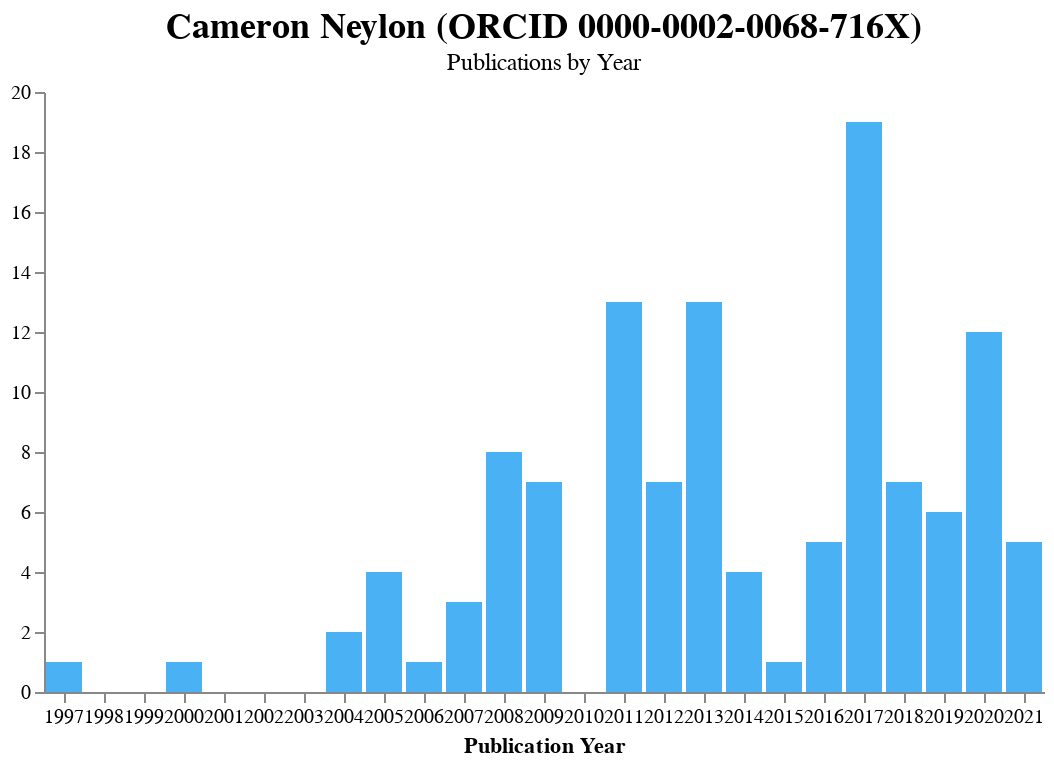

Notebook code cell kept with this figure:
### Markdown cell above
### Publications by year

Also handling years without any publications. Using the ResearchGraph color for publications.

### Code cell
plot_title = alt.TitleParams(f'{researcher["full_name"]} (ORCID {ORCID})', subtitle=['Publications by Year'])
alt.Chart(df, title=plot_title).mark_bar(color='#49B1F4').properties(width=500).encode(
    x=alt.X("publication_year:O", axis=alt.Axis(title='Publication Year', labelAngle=0, labelSeparation=10)),
    y=alt.Y("count:Q", impute=alt.ImputeParams(value=0, keyvals={"start": int(min(df['publication_year'].tolist())), "stop": datetime.now().year }), axis=alt.Axis(title=None))
).transform_aggregate(
    count='count(publication_year)',
    groupby=["publication_year"]
).configure_title(
    fontSize=18
).configure_axis(
    grid=False
).configure_view(
    strokeWidth=0
)

### Figure 1 — Vega-Lite specification as saved in the notebook (floating-point values rounded to 4 significant figures)
{"config": {"view": {"continuousWidth": 400, "continuousHeight": 300, "strokeWidth": 0}, "axis": {"grid": false}, "title": {"fontSize": 18}}, "data": {"name": "data-4b9de9c34805f0788ec46fa41b6945c8"}, "mark": {"type": "bar", "color": "#49B1F4"}, "encoding": {"x": {"type": "ordinal", "axis": {"labelAngle": 0, "labelSeparation": 10, "title": "Publication Year"}, "field": "publication_year"}, "y": {"type": "quantitative", "axis": {"title": null}, "field": "count", "impute": {"keyvals": {"start": 1997, "stop": 2021}, "value": 0}}}, "title": {"text": "Cameron Neylon (ORCID 0000-0002-0068-716X)", "subtitle": ["Publications by Year"]}, "transform": [{"aggregate": [{"op": "count", "field": "publication_year", "as": "count"}], "groupby": ["publication_year"]}], "width": 500, "$schema": "https://vega.github.io/schema/vega-lite/v4.8.1.json", "datasets": {"data-4b9de9c34805f0788ec46fa41b6945c8": [{"doi": "10.7717/peerj.11391", "publication_year": "2021", "title": "Mapping open knowledge institutions: an exploratory analysis of Australian universities"}, {"doi": "10.5281/zenodo.4893802", "publication_year": "2021", "title": "An Open Knowledge Base for the Netherlands: Report of a Community Workshop"}, {"doi": "10.5281/zenodo.4680985", "publication_year": "2021", "title": "A Tale of Two Societies"}, {"doi": "10.5281/zenodo.4663353", "publication_year": "2021", "title": "Reading Peer Review – What a dataset of peer review reports can teach us about changing research culture"}, {"doi": "10.1007/978-3-030-71305-8_36", "publication_year": "2021", "title": "Becoming Open Knowledge Institutions: Divergence, Dialogue and Diversity"}, {"doi": "10.7554/elife.57067", "publication_year": "2020", "title": "Meta-Research: Evaluating the impact of open access policies on research institutions"}, {"doi": "10.6084/m9.figshare.13010000.v1", "publication_year": "2020", "title": "The State of Altmetrics: A tenth anniversary celebration"}, {"doi": "10.6084/m9.figshare.13010000", "publication_year": "2020", "title": "The state of altmetrics: a tenth anniversary celebration"}, {"doi": "10.5281/zenodo.4040402", "publication_year": "2020", "title": "Codes and data for the analysis of open knowledge institution indicators: an Australian case study"}, {"doi": "10.5281/zenodo.3620964", "publication_year": "2020", "title": "Open Knowledge Institutions: Is there a future for the university in a networked world?"}, {"doi": "10.4000/proceedings.elpub.2020.20", "publication_year": "2020", "title": "Open access and research dissemination in Africa"}, {"doi": "10.4000/proceedings.elpub.2020.18", "publication_year": "2020", "title": "How Can We Use Social Media Data Related to OA Monographs"}, {"doi": "10.1201/9780429324383-2", "publication_year": "2020", "title": "Working with Web Data and APIs"}, {"doi": "10.1186/s41073-020-00099-8", "publication_year": "2020", "title": "MyCites: a proposal to mark and report inaccurate citations in scholarly publications"}, {"doi": "10.1162/qss_a_00052", "publication_year": "2020", "title": "A Longitudinal Analysis of University Rankings"}, {"doi": "10.1162/qss_a_00031", "publication_year": "2020", "title": "Comparison of bibliographic data sources: Implications for the robustness of university rankings"}, {"doi": "10.1101/2020.03.19.998542", "publication_year": "2020", "title": "Evaluating institutional open access performance: Sensitivity analysis"}, {"doi": "10.6084/m9.figshare.8845247.v1", "publication_year": "2019", "title": "Open Access inTentionality Score (OATS)"}, {"doi": "10.6084/m9.figshare.8312831", "publication_year": "2019", "title": "Number of crossref metadata article DOIs by funder - 2018"}, {"doi": "10.5281/zenodo.2554893", "publication_year": "2019", "title": "When is the Library Open? - Do Open Knowledge Commitments Match Open Access Aspirations?"}, {"doi": "10.5281/zenodo.2551448", "publication_year": "2019", "title": "Helping learned societies explore Plan S-compliant business models - A proposal"}, {"doi": "10.1101/750075", "publication_year": "2019", "title": "Comparison of bibliographic data sources: Implications for the robustness of university rankings"}, {"doi": "10.1002/leap.1228", "publication_year": "2019", "title": "Do we need to move from communication technology to user community? A new economic model of the journal as a club"}, {"doi": "10.5281/zenodo.3524662", "publication_year": "2018", "title": "Supporting Research Communications: a guide"}, {"doi": "10.5281/zenodo.1465401", "publication_year": "2018", "title": "Scholarly Communications Multilingual Lexicon"}, {"doi": "10.5281/zenodo.1447221", "publication_year": "2018", "title": "Supporting Research Communications: A Guide"}, {"doi": "10.5281/zenodo.1230342", "publication_year": "2018", "title": "The Visibility Of Open Access Monographs In A European Context: Full Report"}, {"doi": "10.21428/99f89a34", "publication_year": "2018", "title": "Open Knowledge Institutions"}, {"doi": "10.1629/uksg.404", "publication_year": "2018", "title": "Social infrastructures in research communication: a personal view of the FORCE11 story"}, {"doi": "10.1002/leap.1168", "publication_year": "2018", "title": "Getting the best out of data for open access monograph presses: A case study of UCL Press"}, {"doi": "10.5334/kula.7", "publication_year": "2017", "title": "Sustaining Scholarly Infrastructures through Collective Action: The Lessons that Olson can Teach us"}, {"doi": "10.4171/news/103/9", "publication_year": "2017", "title": "Results of a Worldwide Survey of Mathematicians on Journal Reform"}, {"doi": "10.3897/rio.3.e21773", "publication_year": "2017", "title": "Building a Culture of Data Sharing: Policy Design and Implementation for Research Data Management in Development Research"}, {"doi": "10.3897/rio.3.e21705", "publication_year": "2017", "title": "Compliance Culture or Culture Change? The role of funders in improving data management and sharing practice amongst researchers"}, {"doi": "10.3897/rio.3.e21704", "publication_year": "2017", "title": "Case Study: Indigenous Knowledge and Data Sharing"}, {"doi": "10.3897/rio.3.e21703", "publication_year": "2017", "title": "Case Study: Tobacco Economics Control Project"}, {"doi": "10.3897/rio.3.e21702", "publication_year": "2017", "title": "Case Study: HarassMap"}, {"doi": "10.3897/rio.3.e21701", "publication_year": "2017", "title": "Case Study: Brazilian Virtual Herbarium"}, {"doi": "10.3897/rio.3.e21700", "publication_year": "2017", "title": "Case Study: Neglected Health Issues in Niger"}, {"doi": "10.3897/rio.3.e21699", "publication_year": "2017", "title": "Case Study: Strengthening the Economic Committee of the National Assembly in Vietnam"}, {"doi": "10.3897/rio.3.e21698", "publication_year": "2017", "title": "Case Study: Derechos Digitales"}, {"doi": "10.3897/rio.3.e14672", "publication_year": "2017", "title": "Data Management Plan: IDRC Data Sharing Pilot Project"}, {"doi": "10.3233/isu-170824", "publication_year": "2017", "title": "Cloudy, increasingly FAIR; revisiting the FAIR Data guiding principles for the European Open Science Cloud"}, {"doi": "10.12688/f1000research.12037.2", "publication_year": "2017", "title": "A multi-disciplinary perspective on emergent and future innovations in peer review"}, {"doi": "10.12688/f1000research.11408.1", "publication_year": "2017", "title": "On the origin of nonequivalent states: How we can talk about preprints"}, {"doi": "10.1101/116756", "publication_year": "2017", "title": "Sustaining Scholarly Infrastructures through Collective Action: The lessons that Olson can teach us"}, {"doi": "10.1080/08109028.2017.1386949", "publication_year": "2017", "title": "A journal is a club: a new economic model for scholarly publishing"}, {"doi": "10.1057/palcomms.2017.10", "publication_year": "2017", "title": "Erratum: “Excellence R Us”: university research and the fetishisation of excellence"}, {"doi": "10.1057/palcomms.2016.105", "publication_year": "2017", "title": "“Excellence R Us”: university research and the fetishisation of excellence"}, {"doi": "10.6084/m9.figshare.4042530.v2", "publication_year": "2016", "title": "WikiCite 2016 Report"}, {"doi": "10.6084/m9.figshare.3413821.v1", "publication_year": "2016", "title": "Excellence R Us: University Research and the Fetishisation of Excellence"}, {"doi": "10.3897/rio.2.e8880", "publication_year": "2016", "title": "Exploring the opportunities and challenges of implementing open research strategies within development institutions"}, {"doi": "10.1101/092817", "publication_year": "2016", "title": "On the origin of nonequivalent states: how we can talk about preprints"}, {"doi": "10.1098/rsnr.2016.0032", "publication_year": "2016", "title": "Communities need journals"}, {"doi": "10.5281/zenodo.16271", "publication_year": "2015", "title": "Dissecting The Oa Citation Advantage: Bayesian Approaches Will Be Superior To Randomised Control Trials"}, {"doi": "10.6084/m9.figshare.964812.v3", "publication_year": "2014", "title": "Wellcome Trust Article Processing Charges by Article 2012/13"}, {"doi": "10.6084/m9.figshare.964812.v1", "publication_year": "2014", "title": "Article Processing Charges"}, {"doi": "10.4033/iee.2014.7.7.f", "publication_year": "2014", "title": "The four pillars of scholarly publishing: The future and a foundation"}, {"doi": "10.3789/isqv26no2.2014.07", "publication_year": "2014", "title": "Standardized Metadata Elements to Identify Access and License Information"}, {"doi": "10.6084/m9.figshare.660301.v1", "publication_year": "2013", "title": "Journals Publishing MRC (UK) funded output"}, {"doi": "10.6084/m9.figshare.660298.v1", "publication_year": "2013", "title": "Contribution of PLOS Journals to MRC (UK) output"}, {"doi": "10.6084/m9.figshare.650799.v1", "publication_year": "2013", "title": "Growth of Open Access - Major Publishers"}, {"doi": "10.6084/m9.figshare.650794.v1", "publication_year": "2013", "title": "Scale of OA Publishing"}, {"doi": "10.6084/m9.figshare.650793.v1", "publication_year": "2013", "title": "Publication volumes for major OA publishers"}, {"doi": "10.6084/m9.figshare.644431.v1", "publication_year": "2013", "title": "Journals publishing Wellcome Trust Funded Outputs"}, {"doi": "10.6084/m9.figshare.644430", "publication_year": "2013", "title": "PLOS Contributions to Wellcome Trust Funded Output"}, {"doi": "10.17863/cam.44022", "publication_year": "2013", "title": "The lipidome and proteome of oil bodies from Helianthus annuus (common sunflower)."}, {"doi": "10.1371/journal.pone.0067460", "publication_year": "2013", "title": "LabTrove: A Lightweight, Web Based, Laboratory “Blog” as a Route towards a Marked Up Record of Work in a Bioscience Research Laboratory"}, {"doi": "10.1371/journal.pbio.1001691", "publication_year": "2013", "title": "Architecting the Future of Research Communication: Building the Models and Analytics for an Open Access Future"}, {"doi": "10.1371/journal.pbio.1001677", "publication_year": "2013", "title": "Expert Failure: Re-evaluating Research Assessment"}, {"doi": "10.1021/jf401336a", "publication_year": "2013", "title": "Selected Wheat Seed Defense Proteins Exhibit Competitive Binding to Model Microbial Lipid Interfaces"}, {"doi": "10.1007/s12154-012-0090-1", "publication_year": "2013", "title": "The lipidome and proteome of oil bodies from Helianthus annuus (common sunflower)"}, {"doi": "10.1371/journal.pbio.1001417", "publication_year": "2012", "title": "More Than Just Access: Delivering on a Network-Enabled Literature"}, {"doi": "10.1186/1751-0473-7-2", "publication_year": "2012", "title": "Changing computational research. The challenges ahead"}, {"doi": "10.1109/escience.2012.6404478", "publication_year": "2012", "title": "Collaborative information management in scientific research processes"}, {"doi": "10.1080/00438243.2012.737581", "publication_year": "2012", "title": "A vision for Open Archaeology"}, {"doi": "10.1039/c2cp42029e", "publication_year": "2012", "title": "The role of protein hydrophobicity in thionin–phospholipid interactions: a comparison of α1 and α2-purothionin adsorbed anionic phospholipid monolayers"}, {"doi": "10.1038/492348a", "publication_year": "2012", "title": "Open access must enable open use"}, {"doi": "10.1007/978-1-62703-275-9_7", "publication_year": "2012", "title": "Examining Protein–Lipid Complexes Using Neutron Scattering"}, {"doi": "10.1629/2421", "publication_year": "2011", "title": "It's not filter failure, it's a discovery deficit"}, {"doi": "10.1186/1758-2946-3-35", "publication_year": "2011", "title": "Three stories about the conduct of science: Past, future, and present"}, {"doi": "10.1186/1756-0500-4-138", "publication_year": "2011", "title": "Applying neutral drift to the directed molecular evolution of a β-glucuronidase into a β-galactosidase: Two different evolutionary pathways lead to the same variant"}, {"doi": "10.1080/10448632.2011.569278", "publication_year": "2011", "title": "Advances in Neutron Reflectometry at ISIS"}, {"doi": "10.1039/c1sm05603d", "publication_year": "2011", "title": "Thermal motion in the multi-subunit protein, apoferritin, as probed by high energy resolution neutron spectroscopy"}, {"doi": "10.1039/c1ob90070f", "publication_year": "2011", "title": "Additions and corrections published in 2011"}, {"doi": "10.1039/c1cp21799b", "publication_year": "2011", "title": "Lipid binding interactions of antimicrobial plant seed defence proteins: puroindoline-a and β-purothionin"}, {"doi": "10.1039/c0ob00535e", "publication_year": "2011", "title": "Introducing structural flexibility into porphyrin–DNA zipper arrays"}, {"doi": "10.1039/c0cp02247k", "publication_year": "2011", "title": "Puroindoline-a, a lipid binding protein from common wheat, spontaneously forms prolate protein micelles in solution"}, {"doi": "10.1021/ac102762q", "publication_year": "2011", "title": "Kinetics and Thermodynamics of Biotinylated Oligonucleotide Probe Binding to Particle-Immobilized Avidin and Implications for Multiplexing Applications"}, {"doi": "10.1016/s0262-4079(11)62148-9", "publication_year": "2011", "title": "Time for total openness"}, {"doi": "10.1002/9781118026038.ch28", "publication_year": "2011", "title": "Current and Future Challenges for Collaborative Computational Technologies for the Life Sciences"}, {"doi": "10.1002/9781118026038.ch25", "publication_year": "2011", "title": "Collaboration Using Open Notebook Science in Academia"}, {"doi": "10.1371/journal.pbio.1000242", "publication_year": "2009", "title": "Article-Level Metrics and the Evolution of Scientific Impact"}, {"doi": "10.1186/1759-4499-1-3", "publication_year": "2009", "title": "Head in the clouds: Re-imagining the experimental laboratory record for the web-based networked world"}, {"doi": "10.1109/e-science.2009.32", "publication_year": "2009", "title": "A Protocol for Exchanging Scientific Citations"}, {"doi": "10.1038/nphys1371", "publication_year": "2009", "title": "Probing the microscopic flexibility of DNA from melting temperatures"}, {"doi": "10.1038/461881a", "publication_year": "2009", "title": "Stitching science together"}, {"doi": "10.1038/459641b", "publication_year": "2009", "title": "Funding ban could break careers at the toss of a coin"}, {"doi": "10.1016/s1369-7021(09)70234-2", "publication_year": "2009", "title": "Characterizing biomaterial complexity"}, {"doi": "10.1371/journal.pone.0002500", "publication_year": "2008", "title": "Optimal Probe Length Varies for Targets with High Sequence Variation: Implications for Probe Library Design for Resequencing Highly Variable Genes"}, {"doi": "10.1142/9789812836939_0051", "publication_year": "2008", "title": "OPEN SCIENCE: TOOLS, APPROACHES, AND IMPLICATIONS"}, {"doi": "10.1088/0953-8984/21/3/034106", "publication_year": "2008", "title": "Thermal equivalence of DNA duplexes for probe design"}, {"doi": "10.1021/jp801779x", "publication_year": "2008", "title": "Anharmonic Behavior in the Multisubunit Protein Apoferritin as Revealed by Quasi-Elastic Neutron Scattering"}, {"doi": "10.1021/ac7018574", "publication_year": "2008", "title": "Diffractive Micro Bar Codes for Encoding of Biomolecules in Multiplexed Assays"}, {"doi": "10.1016/j.chemphys.2008.04.007", "publication_year": "2008", "title": "Erratum to “New sources and instrumentation for neutrons in biology” [Chem. Phys. 345 (2008) 133–151]"}, {"doi": "10.1016/j.chemphys.2008.02.030", "publication_year": "2008", "title": "New sources and instrumentation for neutrons in biology"}, {"doi": "10.1007/s00249-008-0259-2", "publication_year": "2008", "title": "Small angle neutron and X-ray scattering in structural biology: recent examples from the literature"}, {"doi": "10.1371/journal.pone.0001164", "publication_year": "2007", "title": "Covalent Attachment of Proteins to Solid Supports and Surfaces via Sortase-Mediated Ligation"}, {"doi": "10.1038/npre.2007.1370", "publication_year": "2007", "title": "The Open Practises E-Science Network (OPEN)"}, {"doi": "10.1021/cc060079p", "publication_year": "2007", "title": "Multistep Synthesis on SU-8:  Combining Microfabrication and Solid-Phase Chemistry on a Single Material"}, {"doi": "10.1016/j.cell.2006.04.040", "publication_year": "2006", "title": "A Molecular Mousetrap Determines Polarity of Termination of DNA Replication in E. coli"}, {"doi": "10.1128/mmbr.69.3.501-526.2005", "publication_year": "2005", "title": "Replication Termination in Escherichia coli: Structure and Antihelicase Activity of the Tus-Ter Complex"}, {"doi": "10.1093/nar/gni170", "publication_year": "2005", "title": "An analysis of the feasibility of short read sequencing"}, {"doi": "10.1063/1.2054486", "publication_year": "2005", "title": "A simple setup for the study of microvolume frozen samples using Raman spectroscopy"}, {"doi": "10.1038/nphys189", "publication_year": "2005", "title": "Thermal equivalence of DNA duplexes without calculation of melting temperature"}, {"doi": "10.1093/nar/gkh315", "publication_year": "2004", "title": "Chemical and biochemical strategies for the randomization of protein encoding DNA sequences: library construction methods for directed evolution"}, {"doi": "10.1021/bc0341728", "publication_year": "2004", "title": "Optimized Conjugation of a Fluorescent Label to Proteins via Intein-Mediated Activation and Ligation"}, {"doi": "10.1021/bi001174w", "publication_year": "2000", "title": "Interaction of theEscherichia coliReplication Terminator Protein (Tus) with DNA:  A Model Derived from DNA-Binding Studies of Mutant Proteins by Surface Plasmon Resonance†"}, {"doi": "10.1111/j.1432-1033.1997.00161.x", "publication_year": "1997", "title": "Fuel Choices by Human Platelets in Human Plasma"}]}}
